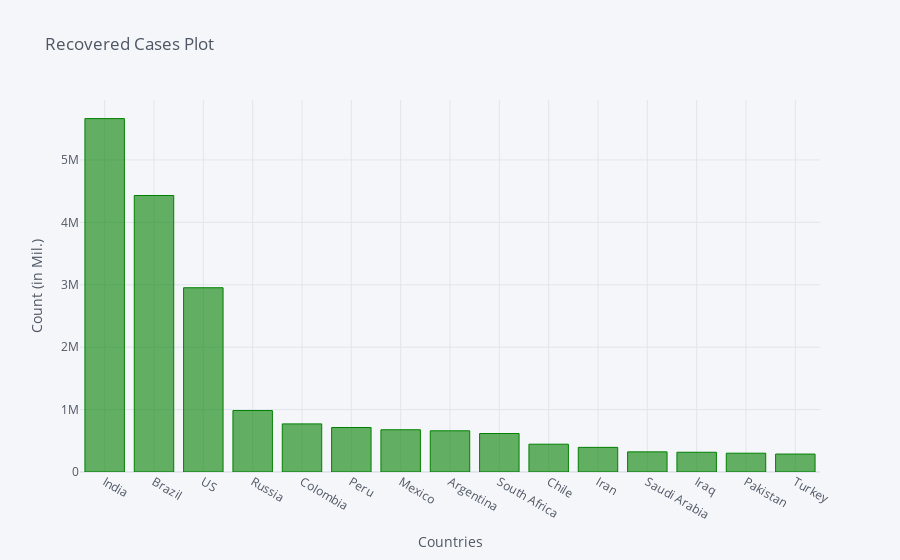

The code cell stored with this chart in its notebook:
### Code cell
recovered_df2_plot.iplot(kind='bar', x='Country/Region', y='10/6/20',color='green',
                         title='Recovered Cases Plot',xTitle='Countries',yTitle='Count (in Mil.)')

### Figure 1 — Plotly figure (JSON) as saved in the notebook; plotly's stock layout.template omitted (floating-point values rounded to 4 significant figures)
{"data": [{"marker": {"color": "rgba(0, 128, 0, 0.6)", "line": {"color": "rgba(0, 128, 0, 1.0)", "width": 1}}, "name": "10/6/20", "orientation": "v", "text": "", "type": "bar", "x": ["India", "Brazil", "US", "Russia", "Colombia", "Peru", "Mexico", "Argentina", "South Africa", "Chile", "Iran", "Saudi Arabia", "Iraq", "Pakistan", "Turkey"], "y": [5662490, 4430340, 2952390, 984767, 770812, 712888, 676923, 660272, 616857, 445418, 394800, 322612, 316371, 301288, 287599]}], "layout": {"legend": {"bgcolor": "#F5F6F9", "font": {"color": "#4D5663"}}, "paper_bgcolor": "#F5F6F9", "plot_bgcolor": "#F5F6F9", "title": {"font": {"color": "#4D5663"}, "text": "Recovered Cases Plot"}, "xaxis": {"gridcolor": "#E1E5ED", "showgrid": true, "tickfont": {"color": "#4D5663"}, "title": {"font": {"color": "#4D5663"}, "text": "Countries"}, "zerolinecolor": "#E1E5ED"}, "yaxis": {"gridcolor": "#E1E5ED", "showgrid": true, "tickfont": {"color": "#4D5663"}, "title": {"font": {"color": "#4D5663"}, "text": "Count (in Mil.)"}, "zerolinecolor": "#E1E5ED"}}}
